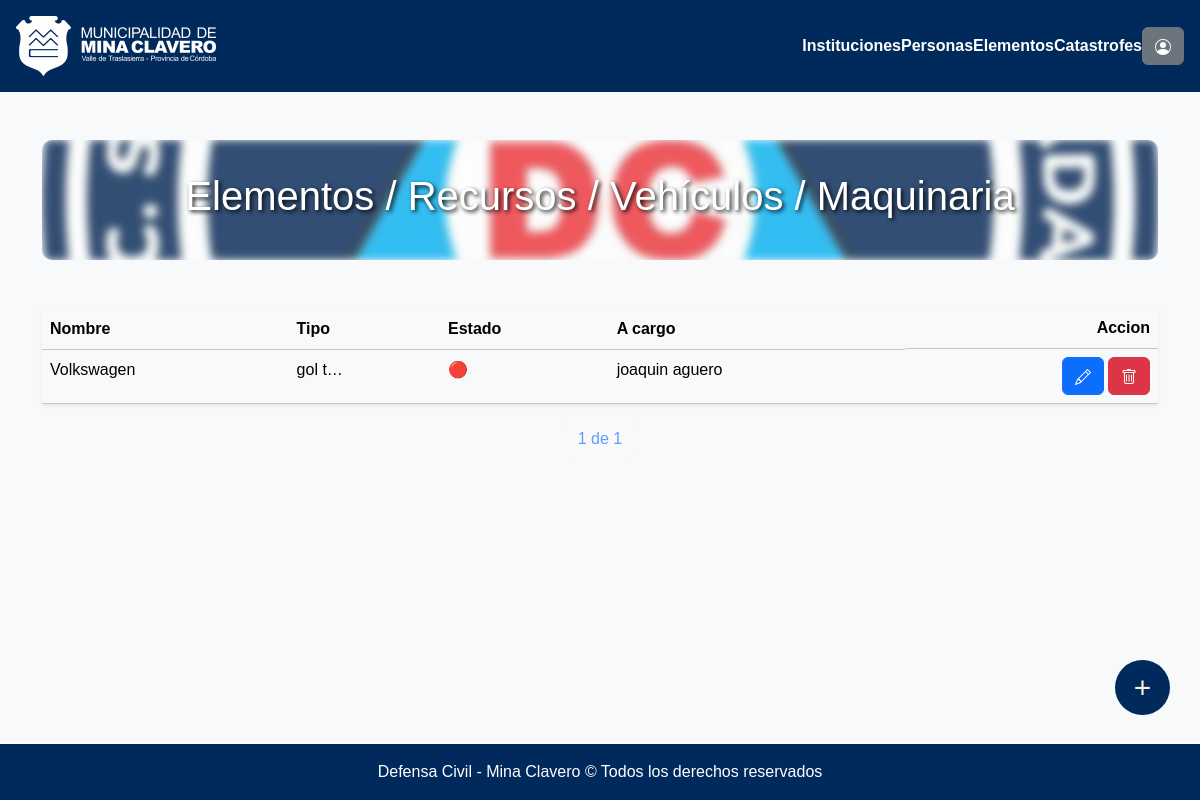
The app's page /elementos/ (signed in), older data.
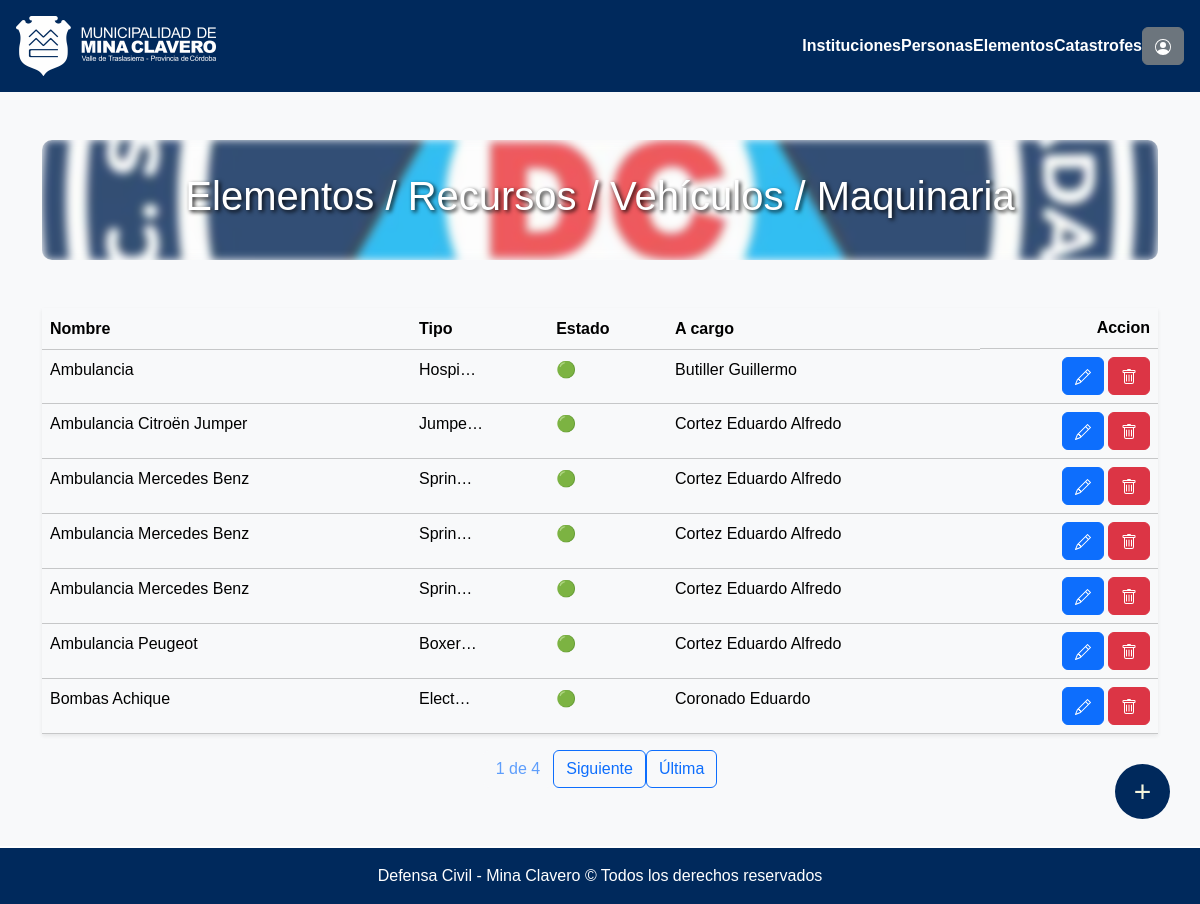
The same page, newer data.
### seguridadVial/models.py (models this page shows, shortened)
class Elementos(models.Model):
    nombre = models.CharField(max_length=120)
    tipo = models.CharField(max_length=120, null=True, blank=True)
    descripcion = models.CharField(max_length=120, default="", null=True, blank=True)
    cantidad = models.IntegerField(default=1, null=True, blank=True)
    observaciones = models.CharField(max_length=240, null=True, blank=True)
    estado = models.BooleanField(default=True, null=True, blank=True)
    id_persona = models.ForeignKey("Persona", on_delete=models.PROTECT)
    id_institucion = models.ForeignKey("Institucion", on_delete=models.CASCADE)

class Persona(models.Model):
    nombre_apellido = models.CharField(max_length=120)
    dni = models.IntegerField(default=0)
    telefono = models.CharField(max_length=30, default="",null=True, blank=True)
    id_institucion = models.ManyToManyField('Institucion', through="InstitucionCargoPersona")

### seguridadVial/views.py (the view)
# urls.py: path("elementos/", login_required(permission_required('seguridadVial.view_elementos')(views.listaElemento.as_view())), name="listaElementos"),
class listaElemento(ListView):
    model = Elementos
    template_name = os.path.join("defensaCivil", "listas", "listaElementos.html")
    context_object_name = 'elementos'
    paginate_by = 7
    def get_queryset(self):
        return Elementos.objects.all().order_by('nombre')

### municipalidad/templates/defensaCivil/listas/listaElementos.html (shortened to what this page needs)
{% extends "defensaCivil/base.html" %}
{% load static %}
{% block contenido %}
<div class="container mt-5">
  <div class="cont mb-5">
    <h1 class="titulo">Elementos / Recursos / Vehículos / Maquinaria</h1>
  </div>
    <table class="table table-light shadow-sm  mt-2">
        <thead class="bg-light">
          <tr>
            <th scope="col">Nombre</th>
            <th scope="col" class="d-none d-lg-table-cell">Tipo</th>
            <th scope="col">Estado</th>
            <th scope="col" class="d-none d-md-table-cell">A cargo</th>
            <th scope="col" class="d-flex justify-content-end">Accion</th>
          </tr>
        </thead>
        <tbody>
          {% for elemento in elementos %}
            <tr>
              <td style="cursor: pointer;" onclick="window.location.href='{% url 'modificarElemento' elemento.id %}'">{{ elemento.nombre | title}}</td>
              <td style="cursor: pointer;" class="d-none d-lg-table-cell" onclick="window.location.href='{% url 'modificarElemento' elemento.id %}'">{{ elemento.tipo|default_if_none:"-----" | truncatechars:6}}</td>
              <td style="cursor: pointer;" onclick="window.location.href='{% url 'modificarElemento' elemento.id %}'">
                {% if elemento.estado %}
                  <span style="color: red;">🔴</span>
                {% else %}
                  <span style="color: green;">🟢</span>
                {% endif %}
              </td>
              <td style="cursor: pointer;" class="d-none d-md-table-cell" onclick="window.location.href='{% url 'modificarElemento' elemento.id %}'">{{ elemento.id_persona.nombre_apellido}}</td>
              <td>
                <div class="d-flex justify-content-end align-items-center">
                    <a class="btn btn-primary" href="{% url 'modificarElemento' elemento.id %}">
                    </a>
                    <a class="btn btn-danger ms-1" href="{% url 'borrarElemento' elemento.id %}">
                    </a>
                </div>
              </td>
            </tr>
          {% endfor %}
        </tbody>
    </table>
    <div class="pagination justify-content-center">
        <span class="current-page btn btn-outline-light disabled text-primary mb-3">
            {{ page_obj.number }} de {{ page_obj.paginator.num_pages }}
        </span>
        {% if page_obj.has_next %}
            <a class="btn btn-outline-primary mb-3" href="?page={{ page_obj.next_page_number }}">
                Siguiente
            </a>
            <a class="btn btn-outline-primary mb-3" href="?page={{ page_obj.paginator.num_pages }}">
                Última
            </a>
        {% endif %}
    </div>
    <a href={% url "nuevoElemento" %} class="customButton">+</a>
</div>
{% endblock %}

Row changes from the older to the newer data that the page shows:
no longer on this page (row unchanged): Elementos: nombre "Volkswagen", tipo "gol t…", id_persona.nombre_apellido "joaquin aguero"
added Elementos: nombre "Ambulancia", tipo "Hospi…", id_persona.nombre_apellido "Butiller Guillermo"
added Elementos: nombre "Ambulancia Citroën Jumper", tipo "Jumpe…", id_persona.nombre_apellido "Cortez Eduardo Alfredo"
added Elementos: nombre "Ambulancia Mercedes Benz", tipo "Sprin…", id_persona.nombre_apellido "Cortez Eduardo Alfredo"
added Elementos: nombre "Ambulancia Mercedes Benz", tipo "Sprin…", id_persona.nombre_apellido "Cortez Eduardo Alfredo"
added Elementos: nombre "Ambulancia Mercedes Benz", tipo "Sprin…", id_persona.nombre_apellido "Cortez Eduardo Alfredo"
added Elementos: nombre "Ambulancia Peugeot", tipo "Boxer…", id_persona.nombre_apellido "Cortez Eduardo Alfredo"
added Elementos: nombre "Bombas Achique", tipo "Elect…", id_persona.nombre_apellido "Coronado Eduardo"
Text that changed along with them:
{{ page_obj.paginator.num_pages }}: "1" → "4"
text now shown: "Siguiente Última"
